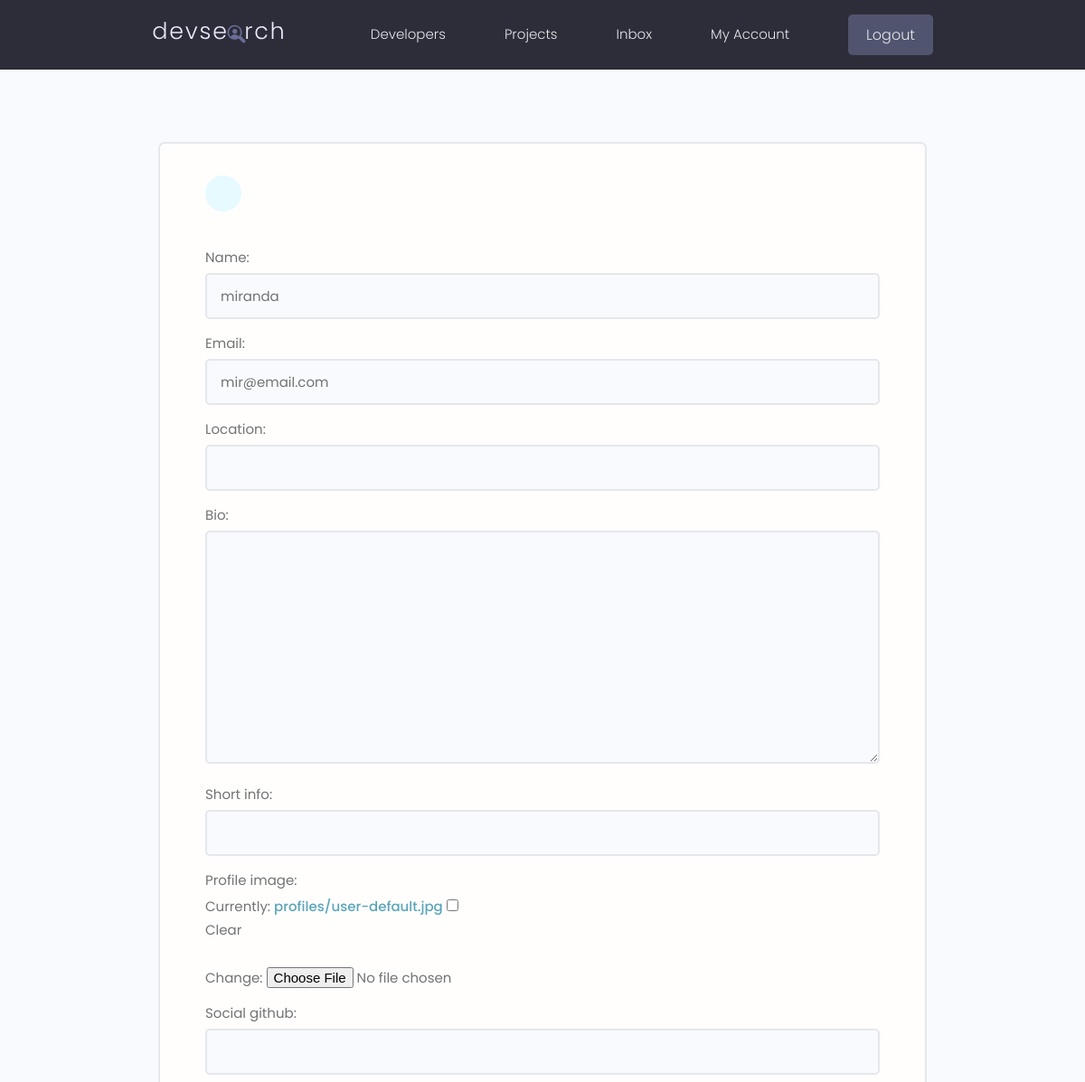
Before: /edit-account/ (signed in, upper part) with the older database file.
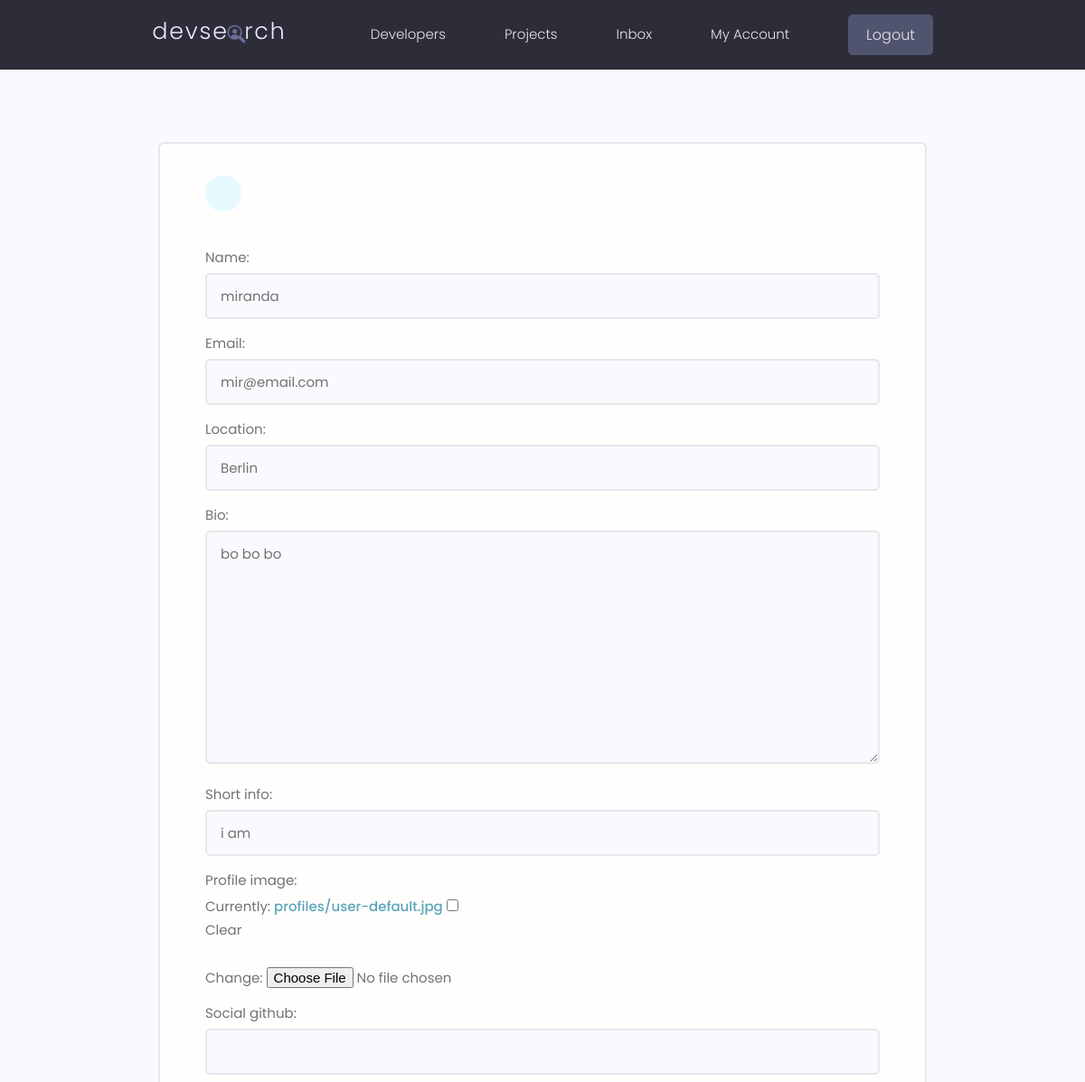
After: the same page with the newer database file.
### users/models.py (models this page shows, shortened)
class Profile(models.Model):
    user = models.OneToOneField(User, on_delete=models.CASCADE, null=True, blank=True)
    name = models.CharField(max_length=200, blank=True, null=True)
    email = models.EmailField(max_length=500, blank=True, null=True)
    username = models.CharField(max_length=200, blank=True, null=True)
    location = models.CharField(max_length=200, blank=True, null=True)
    short_info = models.CharField(max_length=200, blank=True, null=True)
    bio = models.TextField(blank=True, null=True)
    profile_image = models.ImageField(null=True, blank=True, upload_to='profiles/', default='profiles/user-default.jpg')
    social_github = models.CharField(max_length=200, blank=True, null=True)
    social_twitter = models.CharField(max_length=200, blank=True, null=True)
    social_linkedin = models.CharField(max_length=200, blank=True, null=True)
    social_youtube = models.CharField(max_length=200, blank=True, null=True)
    social_website = models.CharField(max_length=200, blank=True, null=True)
    created = models.DateTimeField(auto_now_add=True)
    id = models.UUIDField(default=uuid.uuid4, unique=True, primary_key=True, editable=False)

### users/views.py (the view)
# urls.py: path('edit-account/', views.editAccount, name="edit-account"),
@login_required(login_url='login')
def editAccount(request):
    profile = request.user.profile
    form = ProfileForm(instance=profile)
    if request.method == 'POST':
        form = ProfileForm(request.POST, request.FILES, instance=profile)
        if form.is_valid():
            form.save()
            return redirect('account')
    context = {'form': form}
    return render(request, 'users/profile_form.html', context)

### users/forms.py
class ProfileForm(ModelForm):
    class Meta:
        model = Profile
        fields = ['name', 'email', 'location', 'bio', 'short_info',
        'profile_image', 'social_github', 'social_linkedin', 'social_twitter',
        'social_youtube', 'social_website']
    def __init__(self, *args, **kwargs ):
        super(ProfileForm, self).__init__(*args, **kwargs)
        for name, field in self.fields.items():
            field.widget.attrs.update({'class': 'input'})

### users/templates/users/profile_form.html (shortened to what this page needs)
{% extends 'main.html' %}
{% block content %}
<main class="formPage my-xl">
    <div class="content-box">
        <div class="formWrapper">
            <a class="backButton" href="{% url 'account' %}"></a>
            <br>
            <form class="form" method="POST" action="{% url 'edit-account' %}" enctype="multipart/form-data">
                {% for field in form %}
                    <div class="form__field">
                        <label for="formInput#text">{{field.label}}: </label>
                        {{field}}
                    </div>
                {% endfor %}
            </form>
        </div>
    </div>
</main>
{% endblock content %}

Changed rows visible on the page:
changed Profile "miranda": location (not shown) → "Berlin"; bio (not shown) → "bo bo bo"; short_info (not shown) → "i am"
